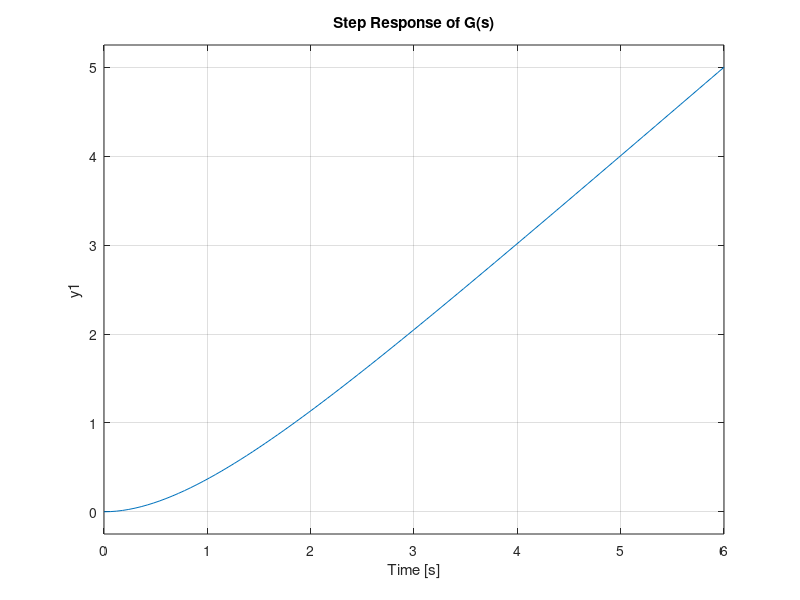
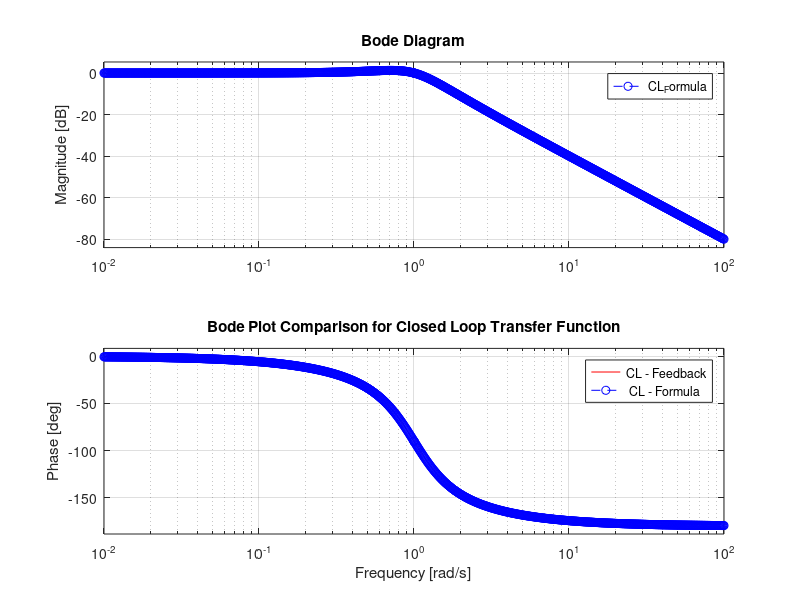
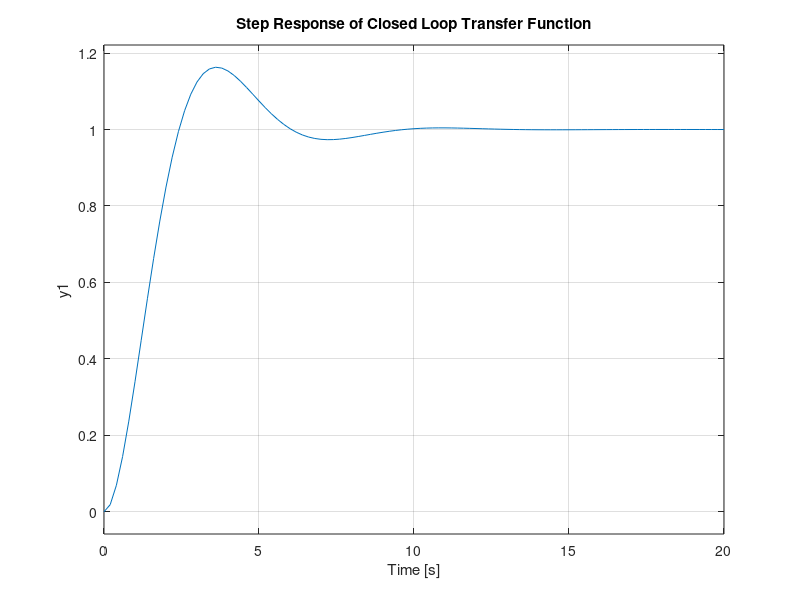
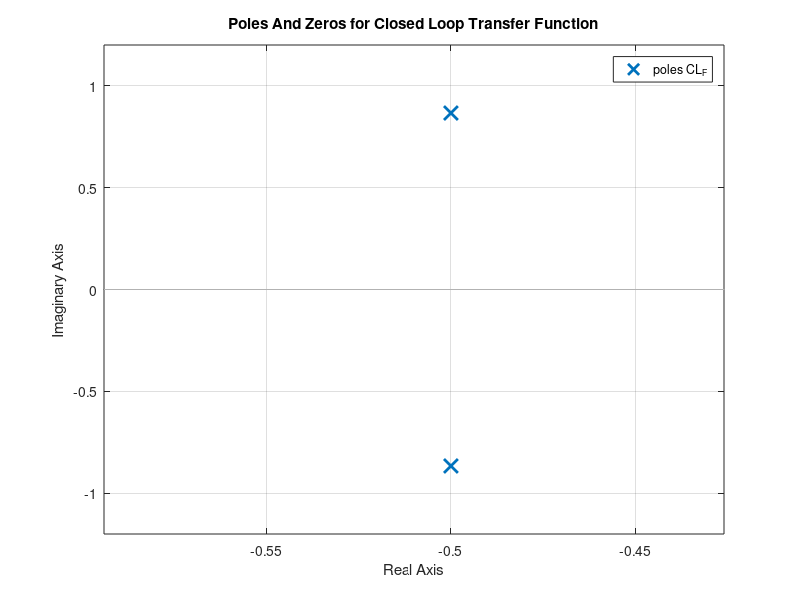

Recreate these plots in MATLAB, in order. (Note: this script raises an error after producing the figures.)
close all;
clear;
clc;
%% Bode Plot
%% [1] G(s) & H(s) Definition using tf command
num_G = [0 0 1];
denum_G = [1 1 0];
num_H = [0 0 1];
denum_H = [0 0 1];
G = tf(num_G,denum_G);
H = tf(num_H,denum_H);
%% [2] Plot G(s) Response for a Unit Step Input
figure;
step(G);
title('Step Response of G(s)');
grid on;
% Unstable Response + Expected Behavior (poles = 0 , -1)
poles_G = eig(G); % = pole(G);
if (real(poles_G(:)) < 0)
    disp('G(s) Output Due to Unit Step input is Stable');
elseif (real(poles_G(:)) == 0)
    disp('G(s) Output Due to Unit Step input is Critically Stable');
else
    disp('G(s) Output Due to Unit Step input is Unstable');
end
%% [3] Closed Loop Feedback System Definition
CL_F = feedback(G,H,-1); % -1 = -ve feedback
CL_Formula = G/(1+G*H); % Closed Loop Formula with unsimplified form
CL_Formula_Simplified = minreal(CL_Formula); % Closed Loop Formula with simplified form
% Comparison between Closed loop system in feedback command and with G/(1+GH) formula using bode plot
figure;
bode(CL_F,'r');
hold on;
bode(CL_Formula,'b--o');
hold off;
legend('CL - Feedback',' CL - Formula');
title('Bode Plot Comparison for Closed Loop Transfer Function');
grid on;
%% [4] Plot Output of Closed Loop
figure;
step(CL_F);
title('Step Response of Closed Loop Transfer Function');
grid on;
poles_CL = eig(CL_F); % = pole(G)
if (real(poles_CL(:)) < 0)
    disp('Closed Loop System Output Due to Unit Step input is Stable');
elseif (real(poles_CL(:)) == 0)
    disp('Closed Loop System Output Due to Unit Step input is Critically Stable');
else
    disp('Closed Loop System Output Due to Unit Step input is Unstable');
end
%% [5] Poles Locations of the Closed Loop Transfer Function
figure;
pzmap(CL_F);
title('Poles And Zeros for Closed Loop Transfer Function');
grid on;
%% [6] Closed Loop Step Response Characteristics
% Peak Amplitude = 1.16, Overshoot = 16.3 % @ Time = 3.59 Sec
% Settling Time = 8.08 Sec
% Steady State Final Value = 1 
%% [7] Steady State Error to a Unit Step Input
% ess = 0 + System type 1
%% [8] Ramp Input Response 
integrator = tf([0 1],[1 0]);
figure;
step(CL_F.*integrator,'r');
hold on;
step(integrator,'b--o');
hold off;
legend('CL TF Ramp Response',' Ramp Input Response');
title('Ramp Response Comparison for Input and Closed Loop Transfer Function');
grid on;
% ess = 1
%% [9] Plot Frequency Response of the System
% ωpc, ωgc, PM, GM are got from Open loop Gain G(s).H(s)
figure;
margin(G*H);
grid on;
allmargin(G*H)